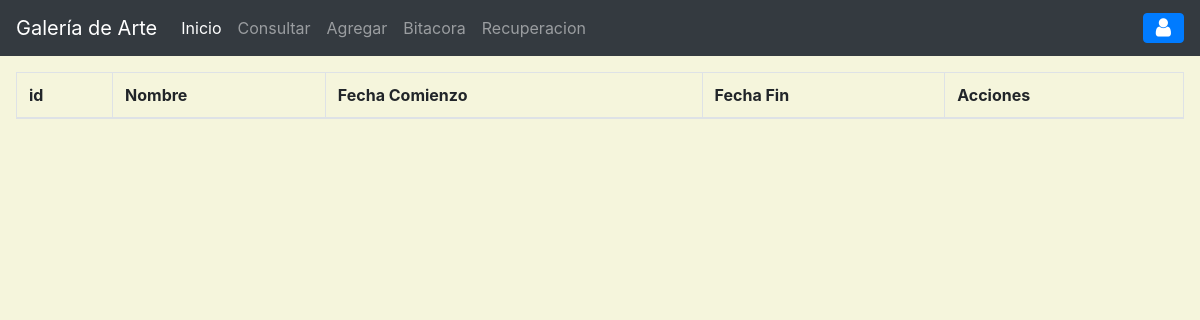
Page /?c=Exhibicion on the earlier database version.
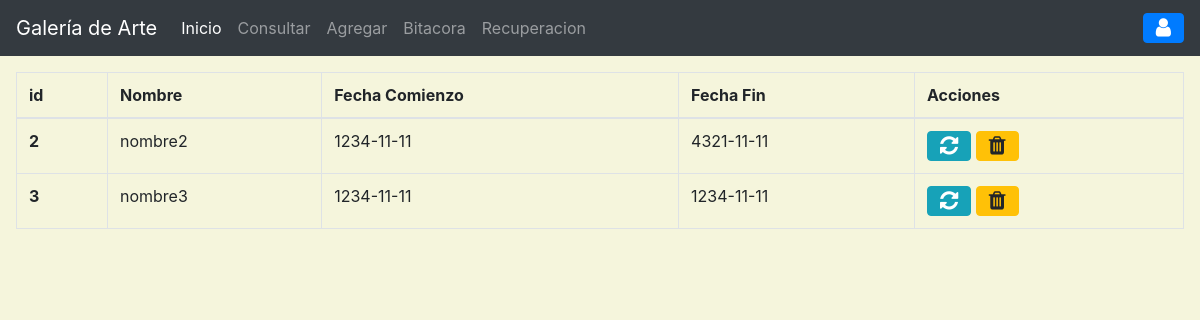
Same page on the later database version.
### tables this page shows
CREATE TABLE `exhibicion` (
  `idExhib` int(11) NOT NULL,
  `nomExhib` varchar(35) DEFAULT NULL,
  `fechComienzo` date DEFAULT NULL,
  `fechaFin` date DEFAULT NULL,
  PRIMARY KEY (`idExhib`)
);

### controller/exhibicion.controlador.php (called while the page is built, shortened)
<?php
require_once('model/exhibicion.php');
class ExhibicionControlador
{
    public function __CONSTRUCT(){
        $this->modelo = new Exhibicion();
    }
    public function Inicio(){
        require_once "View/header.php";
        require_once "View/exhibicion/index.php";
        require_once "View/footer.php";
    }
}
?>

### model/conexion.php (called while the page is built, shortened)
<?php
class BaseDeDatos
{
    public static function Conectar(){
        try {
            $conexion = new PDO("mysql:host=".self::servidor.";dbname="
            .self::basedatos.";charset=utf8",self::usuario,self::password);
            $conexion->setAttribute(PDO::ATTR_ERRMODE,PDO::ERRMODE_EXCEPTION);
            return $conexion;
        } catch (PDOException $e) {
            return "Fallo la conexion a la base de datos".$e->getMessage();
        }
    }
}
?>

### model/exhibicion.php (called while the page is built, shortened)
<?php
class Exhibicion
{
    private $pdo;
    public function __CONSTRUCT(){
        $this->pdo = BaseDeDatos::Conectar();
    }
    public function getExhibicion(){
        try {
            $sql = "SELECT * FROM exhibicion";
            $consulta = $this->pdo->prepare($sql);
            $consulta->execute();
            return $consulta->fetchAll(PDO::FETCH_OBJ);
        } catch (Exception $e) {
            die($e->getMessage());
        }
    }
}
?>

### view/exhibicion/index.php (the view, shortened to what this page needs)
<main class="app-content m-3">
      <div class="row">
        <div class="col-md-12">
          <div class="tile">
            <div class="tile-body">
              <table class="table table-hover table-bordered" id="sampleTable">
                <thead>
                  <tr>
                    <th scope="col">id</th>
                    <th scope="col">Nombre</th>
                    <th scope="col">Fecha Comienzo</th>
                    <th scope="col">Fecha Fin</th>
                    <th>Acciones</th>
                  </tr>
                  <tbody>
                    <?php foreach($this->modelo->getExhibicion() as $Ex): ?>
                    <tr>
                       <th scope="row"><?= $Ex->idExhib?></th>
                       <td><?= $Ex->nomExhib?></td>
                       <td><?= $Ex->fechComienzo?></td>
                       <td><?= $Ex->fechaFin?></td>
                        <td>
                          <a href="?c=objetoArte&a=FormAgregar&id=<?=$Ex->idExhib?>" class="btn btn-info btn-flat">
                            <i class="fa fa-lg fa-refresh"></i>
                          </a>
                          <a  class="btn btn-warning btn-flat"
                              data-toggle="modal"
                              data-target="#exampleModal"
                              data-id="<?=$Ex->idExhib?>">
                            <i class="fa fa-lg fa-trash"></i>
                          </a>
                        </td>
                    </tr>
                    <?php endforeach; ?>
                  </tbody>
                </thead>
              </table>
            </div>
          </div>
        </div>
      </div>
    </main>

Differences in the rows shown:
added exhibicion: idExhib "2", nomExhib "nombre2", fechComienzo "1234-11-11", fechaFin "4321-11-11"
added exhibicion: idExhib "3", nomExhib "nombre3", fechComienzo "1234-11-11", fechaFin "1234-11-11"
